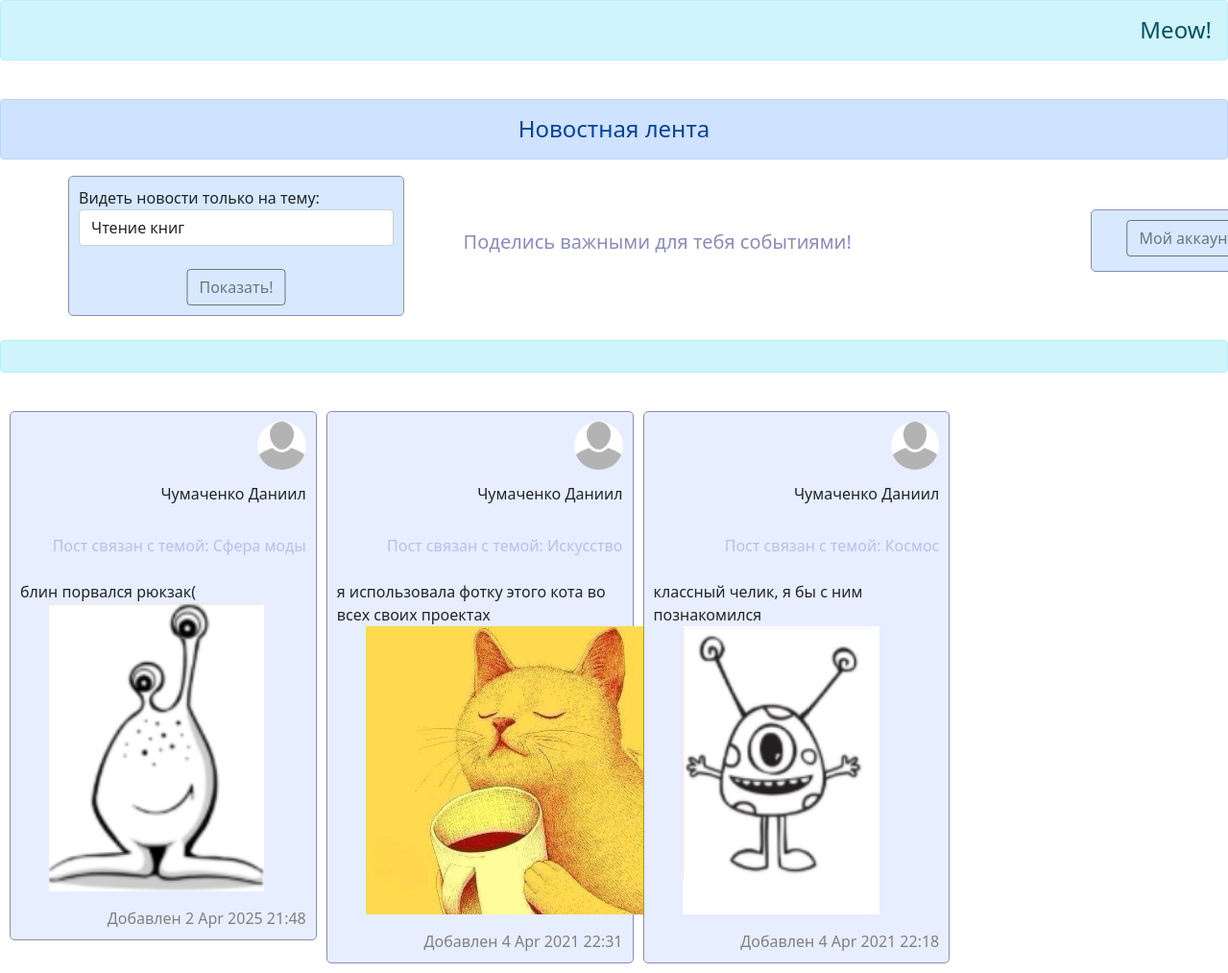
The page / on the database its author committed.
### data/users.py (models this page shows)
class User(SqlAlchemyBase):
    __tablename__ = 'users'
    id = sqlalchemy.Column(sqlalchemy.Integer, primary_key=True, autoincrement=True)
    surname = sqlalchemy.Column(sqlalchemy.String, nullable=True)
    name = sqlalchemy.Column(sqlalchemy.String, nullable=True)
    age = sqlalchemy.Column(sqlalchemy.Integer, nullable=True)
    sex = sqlalchemy.Column(sqlalchemy.String, nullable=True)
    profile_pic = sqlalchemy.Column(sqlalchemy.String, nullable=True)
    email = sqlalchemy.Column(sqlalchemy.String, index=True, unique=True, nullable=True)
    hashed_password = sqlalchemy.Column(sqlalchemy.String, nullable=True)
    modified_date = sqlalchemy.Column(sqlalchemy.DateTime, default=datetime.datetime.now)
    preferences = sqlalchemy.Column(sqlalchemy.String, default='')
    posts = orm.relationship("Posts", back_populates='user')

### data/jobs.py (models this page shows)
class Posts(SqlAlchemyBase):
    __tablename__ = 'posts'
    id = sqlalchemy.Column(sqlalchemy.Integer, primary_key=True, autoincrement=True)
    author = sqlalchemy.Column(sqlalchemy.Integer, sqlalchemy.ForeignKey("users.id"))
    image = sqlalchemy.Column(sqlalchemy.String, nullable=True)
    width_or_height = sqlalchemy.Column(sqlalchemy.String, nullable=True)
    text = sqlalchemy.Column(sqlalchemy.String, nullable=True)
    date = sqlalchemy.Column(sqlalchemy.DateTime, default=datetime.datetime.now)
    preferences = sqlalchemy.Column(sqlalchemy.String)
    user = orm.relationship('User')

### main.py (the view, shortened to what this page needs)
@app.route('/', methods=['POST', 'GET'])
def start():
    if request.method == 'GET':
        return render_template("news.html", posts=posts_for_news(), USER=USER_IN.get_value())

### data/db_session.py (called while the page is built, shortened)
def global_init(db_file):
    global __factory
    if __factory:
        return

def create_session() -> Session:
    global __factory
    return __factory()

### data/users_here.py (called while the page is built)
    def get_value(self):
        return self.user_in

### templates/news.html (shortened to what this page needs)
{% extends "base.html" %}
{% block content %}
<h4 class="alert alert-primary" role="alert" style="text-align: center">Новостная лента</h4>
<table style="width:90%;">
    <tr>
    <td><form class="login_form" method="post" style="max-width: 350px; align-content: center; margin-left: 20px; background-color: #d7e8ff">
    <div class="form-group">
        <label for="classSelect"> Видеть новости только на тему: </label>
        <br>
            <select class="form-control" id="classSelect" name="theme">
                <option>Чтение книг</option>
            </select>
    </div>
        <br>
        <button type="submit" class="btn btn-outline-secondary" name="news_w_theme"> Показать! </button>
</form></td>
        <td style="text-align:center"><h5 style="color: #8b8cba">Поделись важными для тебя событиями!</h5></td>
    <td><form class="login_form" method="post" style="width: 200px; height: 65px;  background-color: #d7e8ff; margin-left:75%; margin-bottom:10px">
        <button type="submit" class="btn btn-outline-secondary" name="login"> Мой аккаунт </button></form>
    </td>
</tr>
</table>
<br>
<h4 class="alert alert-info" role="alert" style="text-align: center"> </h4>
<br>
{% if posts :%}
    {% for post in posts :%}
        <form class="login_form" style="background-color: #e7eeff;  width: 25%;
float: left; margin-left:10px; margin-bottom:10px">
     <p style="text-align: right; margin-left: 10px;"><img src=/static/image/{{post['profile_pic']}} height=50px class="round"></p>
    <h6 style="text-align: right"> {{ post['author'] }}</h6>
    <br>
    <div style="text-align: -webkit-right; color:#b9bfed"> Пост связан с темой: {{post['post'].preferences}}</div>
    <br>
    <div>{{post['post'].text}}</div>
    {% if post['post'].image != ' ':%}
        {% if post['post'].width_or_height == "height": %}
            <p style="margin-left:30px"><img src=/static/image/{{post['post'].image}} height=300px></p>
        {% else :%}
            <p style="margin-left:30px"><img src=/static/image/{{post['post'].image}} width=300px></p>
        {% endif %}
    {% endif %}
    <div style="text-align: -webkit-right; color:grey"> Добавлен {{post['post'].date.strftime("%w %b %Y %H:%M")}}</div>
        </form>
    {% endfor %}
{% else: %}
<div style="margin-left: auto;
    margin-right: auto;">Постов еще нет!</div>
{%endif%}
{% endblock %}

### templates/base.html (shortened to what this page needs)
<!DOCTYPE html>
<html lang="en">
<head>
        <link rel="stylesheet"
                    href="https://cdn.jsdelivr.net/npm/bootstrap@5.0.0-beta1/dist/css/bootstrap.min.css"
>
    <link rel="stylesheet" type="text/css" href="/static/css/style.css" />
    </head>
    <body>
        <h4 class="alert alert-info" role="alert">Meow!</h4>
        <br>
        {% block content %}{% endblock %}
    </body>
</html>

### static/css/style.css (style rules this page uses)
table { margin-left: 50px; width: 1000px }
h4 { text-align: right }
form.login_form { margin-left: auto; margin-right: auto; max-width: 450px; background-color: #ddffeb; border: 1px solid #8b8cba; border-radius: 5px; padding: 10px; }
.round { border-radius: 50px; }

### templates/news.html (style rules this page uses)
.btn-outline-secondary { position: relative; left: 50%; transform: translate(-50%, 0); }

### rows shown on the page
User: profile_pic (placeholder picture), author "Чумаченко Даниил", post.preferences "Сфера моды", post.text "блин порвался рюкзак(", post.image (picture), post "2 Apr 2025 21:48", post.preferences "Искусство", post.text "я использовала фотку этого кота во всех своих проектах", post "4 Apr 2021 22:31", post.preferences "Космос", post.text "классный челик, я бы с ним познакомился", post "4 Apr 2021 22:18"
